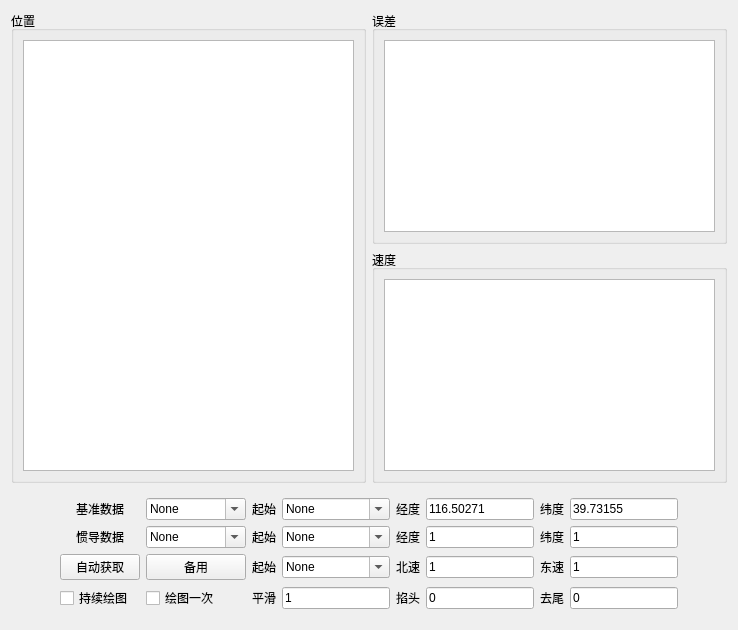
      <widget class="QWidget" name="tab_3">
       <attribute name="title">
        <string>导航</string>
       </attribute>
       <layout class="QVBoxLayout" name="verticalLayout_15">
        <item>
         <layout class="QHBoxLayout" name="horizontalLayout_2">
          <item>
           <layout class="QVBoxLayout" name="verticalLayout_9">
            <item>
             <widget class="QGroupBox" name="groupBox_7">
              <property name="title">
               <string>位置</string>
              </property>
              <layout class="QGridLayout" name="gridLayout_7">
               <item row="0" column="0">
                <widget class="GraphicsLayoutWidget" name="graphicsView_INU_loc"/>
               </item>
              </layout>
             </widget>
            </item>
           </layout>
          </item>
          <item>
           <layout class="QVBoxLayout" name="verticalLayout_14">
            <item>
             <widget class="QGroupBox" name="groupBox_12">
              <property name="title">
               <string>误差</string>
              </property>
              <layout class="QGridLayout" name="gridLayout_13">
               <item row="0" column="0">
                <widget class="GraphicsLayoutWidget" name="graphicsView_INU_loc_error"/>
               </item>
              </layout>
             </widget>
            </item>
            <item>
             <widget class="QGroupBox" name="groupBox_8">
              <property name="title">
               <string>速度</string>
              </property>
              <layout class="QGridLayout" name="gridLayout_8">
               <item row="0" column="0">
                <widget class="GraphicsLayoutWidget" name="graphicsView_INU_speed"/>
               </item>
              </layout>
             </widget>
            </item>
           </layout>
          </item>
         </layout>
        </item>
        <item>
         <widget class="QWidget" name="widget_2" native="true">
          <property name="sizePolicy">
           <sizepolicy hsizetype="Expanding" vsizetype="Preferred">
            <horstretch>0</horstretch>
            <verstretch>0</verstretch>
           </sizepolicy>
          </property>
          <layout class="QGridLayout" name="gridLayout_14">
           <item row="3" column="5">
            <widget class="QLabel" name="label_62">
             <property name="text">
              <string>掐头</string>
             </property>
            </widget>
           </item>
           <item row="3" column="4">
            <widget class="QLineEdit" name="lineEdit_INU_rolling">
             <property name="sizePolicy">
              <sizepolicy hsizetype="Expanding" vsizetype="Fixed">
               <horstretch>0</horstretch>
               <verstretch>0</verstretch>
              </sizepolicy>
             </property>
             <property name="text">
              <string>1</string>
             </property>
            </widget>
           </item>
           <item row="2" column="3">
            <widget class="QLabel" name="label_55">
             <property name="text">
              <string>起始</string>
             </property>
            </widget>
           </item>
           <item row="3" column="6">
            <widget class="QLineEdit" name="lineEdit_INU_skipcount">
             <property name="sizePolicy">
              <sizepolicy hsizetype="Expanding" vsizetype="Fixed">
               <horstretch>0</horstretch>
               <verstretch>0</verstretch>
              </sizepolicy>
             </property>
             <property name="text">
              <string>0</string>
             </property>
            </widget>
           </item>
           <item row="2" column="4">
            <widget class="QComboBox" name="comboBox_INU_beginAxis_spd">
             <property name="sizePolicy">
              <sizepolicy hsizetype="Expanding" vsizetype="Fixed">
               <horstretch>0</horstretch>
               <verstretch>0</verstretch>
              </sizepolicy>
             </property>
             <property name="editable">
              <bool>true</bool>
             </property>
             <item>
              <property name="text">
               <string>None</string>
              </property>
             </item>
            </widget>
           </item>
           <item row="2" column="7">
            <widget class="QLabel" name="label_61">
             <property name="text">
              <string>东速</string>
             </property>
            </widget>
           </item>
           <item row="2" column="5">
            <widget class="QLabel" name="label_48">
             <property name="text">
              <string>北速</string>
             </property>
            </widget>
           </item>
           <item row="2" column="6">
            <widget class="QLineEdit" name="lineEdit_INU_plot_target_northspd">
             <property name="sizePolicy">
              <sizepolicy hsizetype="Expanding" vsizetype="Fixed">
               <horstretch>0</horstretch>
               <verstretch>0</verstretch>
              </sizepolicy>
             </property>
             <property name="text">
              <string>1</string>
             </property>
            </widget>
           </item>
           <item row="2" column="8">
            <widget class="QLineEdit" name="lineEdit_INU_plot_target_eastspd">
             <property name="sizePolicy">
              <sizepolicy hsizetype="Expanding" vsizetype="Fixed">
               <horstretch>0</horstretch>
               <verstretch>0</verstretch>
              </sizepolicy>
             </property>
             <property name="text">
              <string>1</string>
             </property>
            </widget>
           </item>
           <item row="0" column="6">
            <widget class="QLineEdit" name="lineEdit_INU_plot_stand_lon">
             <property name="sizePolicy">
              <sizepolicy hsizetype="Expanding" vsizetype="Fixed">
               <horstretch>0</horstretch>
               <verstretch>0</verstretch>
              </sizepolicy>
             </property>
             <property name="text">
              <string>116.50271</string>
             </property>
            </widget>
           </item>
           <item row="1" column="9">
            <spacer name="horizontalSpacer_4">
             <property name="orientation">
              <enum>Qt::Horizontal</enum>
             </property>
             <property name="sizeHint" stdset="0">
              <size>
               <width>40</width>
               <height>20</height>
              </size>
             </property>
            </spacer>
           </item>
           <item row="0" column="4">
            <widget class="QComboBox" name="comboBox_INU_beginAxis_stand">
             <property name="sizePolicy">
              <sizepolicy hsizetype="Expanding" vsizetype="Fixed">
               <horstretch>0</horstretch>
               <verstretch>0</verstretch>
              </sizepolicy>
             </property>
             <property name="editable">
              <bool>true</bool>
             </property>
             <item>
              <property name="text">
               <string>None</string>
              </property>
             </item>
            </widget>
           </item>
           <item row="1" column="0">
            <spacer name="horizontalSpacer_3">
             <property name="orientation">
              <enum>Qt::Horizontal</enum>
             </property>
             <property name="sizeHint" stdset="0">
              <size>
               <width>40</width>
               <height>20</height>
              </size>
             </property>
            </spacer>
           </item>
           <item row="0" column="2">
            <widget class="QComboBox" name="comboBox_INU_choiceTab_stand">
             <property name="sizePolicy">
              <sizepolicy hsizetype="Expanding" vsizetype="Fixed">
               <horstretch>0</horstretch>
               <verstretch>0</verstretch>
              </sizepolicy>
             </property>
             <property name="minimumSize">
              <size>
               <width>100</width>
               <height>0</height>
              </size>
             </property>
             <property name="editable">
              <bool>true</bool>
             </property>
             <item>
              <property name="text">
               <string>None</string>
              </property>
             </item>
            </widget>
           </item>
           <item row="1" column="3">
            <widget class="QLabel" name="label_52">
             <property name="text">
              <string>起始</string>
             </property>
            </widget>
           </item>
           <item row="1" column="4">
            <widget class="QComboBox" name="comboBox_INU_beginAxis_loc">
             <property name="sizePolicy">
              <sizepolicy hsizetype="Expanding" vsizetype="Fixed">
               <horstretch>0</horstretch>
               <verstretch>0</verstretch>
              </sizepolicy>
             </property>
             <property name="editable">
              <bool>true</bool>
             </property>
             <item>
              <property name="text">
               <string>None</string>
              </property>
             </item>
            </widget>
           </item>
           <item row="1" column="5">
            <widget class="QLabel" name="label_45">
             <property name="text">
              <string>经度</string>
             </property>
            </widget>
           </item>
           <item row="1" column="2">
            <widget class="QComboBox" name="comboBox_INU_choiceTab_target">
             <property name="sizePolicy">
              <sizepolicy hsizetype="Expanding" vsizetype="Fixed">
               <horstretch>0</horstretch>
               <verstretch>0</verstretch>
              </sizepolicy>
             </property>
             <property name="editable">
              <bool>true</bool>
             </property>
             <item>
              <property name="text">
               <string>None</string>
              </property>
             </item>
            </widget>
           </item>
           <item row="1" column="1">
            <widget class="QLabel" name="label_59">
             <property name="text">
              <string>惯导数据</string>
             </property>
             <property name="alignment">
              <set>Qt::AlignCenter</set>
             </property>
            </widget>
           </item>
           <item row="1" column="6">
            <widget class="QLineEdit" name="lineEdit_INU_plot_target_lon">
             <property name="sizePolicy">
              <sizepolicy hsizetype="Expanding" vsizetype="Fixed">
               <horstretch>0</horstretch>
               <verstretch>0</verstretch>
              </sizepolicy>
             </property>
             <property name="text">
              <string>1</string>
             </property>
            </widget>
           </item>
           <item row="1" column="7">
            <widget class="QLabel" name="label_57">
             <property name="text">
              <string>纬度</string>
             </property>
            </widget>
           </item>
           <item row="0" column="5">
            <widget class="QLabel" name="label_47">
             <property name="text">
              <string>经度</string>
             </property>
            </widget>
           </item>
           <item row="0" column="3">
            <widget class="QLabel" name="label_54">
             <property name="text">
              <string>起始</string>
             </property>
            </widget>
           </item>
           <item row="0" column="8">
            <widget class="QLineEdit" name="lineEdit_INU_plot_stand_lat">
             <property name="sizePolicy">
              <sizepolicy hsizetype="Expanding" vsizetype="Fixed">
               <horstretch>0</horstretch>
               <verstretch>0</verstretch>
              </sizepolicy>
             </property>
             <property name="text">
              <string>39.73155</string>
             </property>
            </widget>
           </item>
           <item row="0" column="1">
            <widget class="QLabel" name="label_60">
             <property name="text">
              <string>基准数据</string>
             </property>
             <property name="alignment">
              <set>Qt::AlignCenter</set>
             </property>
            </widget>
           </item>
           <item row="1" column="8">
            <widget class="QLineEdit" name="lineEdit_INU_plot_target_lat">
             <property name="sizePolicy">
              <sizepolicy hsizetype="Expanding" vsizetype="Fixed">
               <horstretch>0</horstretch>
               <verstretch>0</verstretch>
              </sizepolicy>
             </property>
             <property name="text">
              <string>1</string>
             </property>
            </widget>
           </item>
           <item row="0" column="7">
            <widget class="QLabel" name="label_58">
             <property name="text">
              <string>纬度</string>
             </property>
            </widget>
           </item>
           <item row="3" column="3">
            <widget class="QLabel" name="label_50">
             <property name="text">
              <string>平滑</string>
             </property>
            </widget>
           </item>
           <item row="3" column="7">
            <widget class="QLabel" name="label_63">
             <property name="text">
              <string>去尾</string>
             </property>
            </widget>
           </item>
           <item row="3" column="8">
            <widget class="QLineEdit" name="lineEdit_INU_endcount">
             <property name="sizePolicy">
              <sizepolicy hsizetype="Expanding" vsizetype="Fixed">
               <horstretch>0</horstretch>
               <verstretch>0</verstretch>
              </sizepolicy>
             </property>
             <property name="text">
              <string>0</string>
             </property>
            </widget>
           </item>
           <item row="3" column="1">
            <widget class="QCheckBox" name="checkBox_INU_update_always">
             <property name="text">
              <string>持续绘图</string>
             </property>
            </widget>
           </item>
           <item row="3" column="2">
            <widget class="QCheckBox" name="checkBox_INU_update_once">
             <property name="text">
              <string>绘图一次</string>
             </property>
            </widget>
           </item>
           <item row="2" column="1">
            <widget class="QPushButton" name="pushButton_autoset_INU">
             <property name="text">
              <string>自动获取</string>
             </property>
            </widget>
           </item>
           <item row="2" column="2">
            <widget class="QPushButton" name="pushButton_2">
             <property name="text">
              <string>备用</string>
             </property>
            </widget>
           </item>
          </layout>
         </widget>
        </item>
       </layout>
      </widget>
